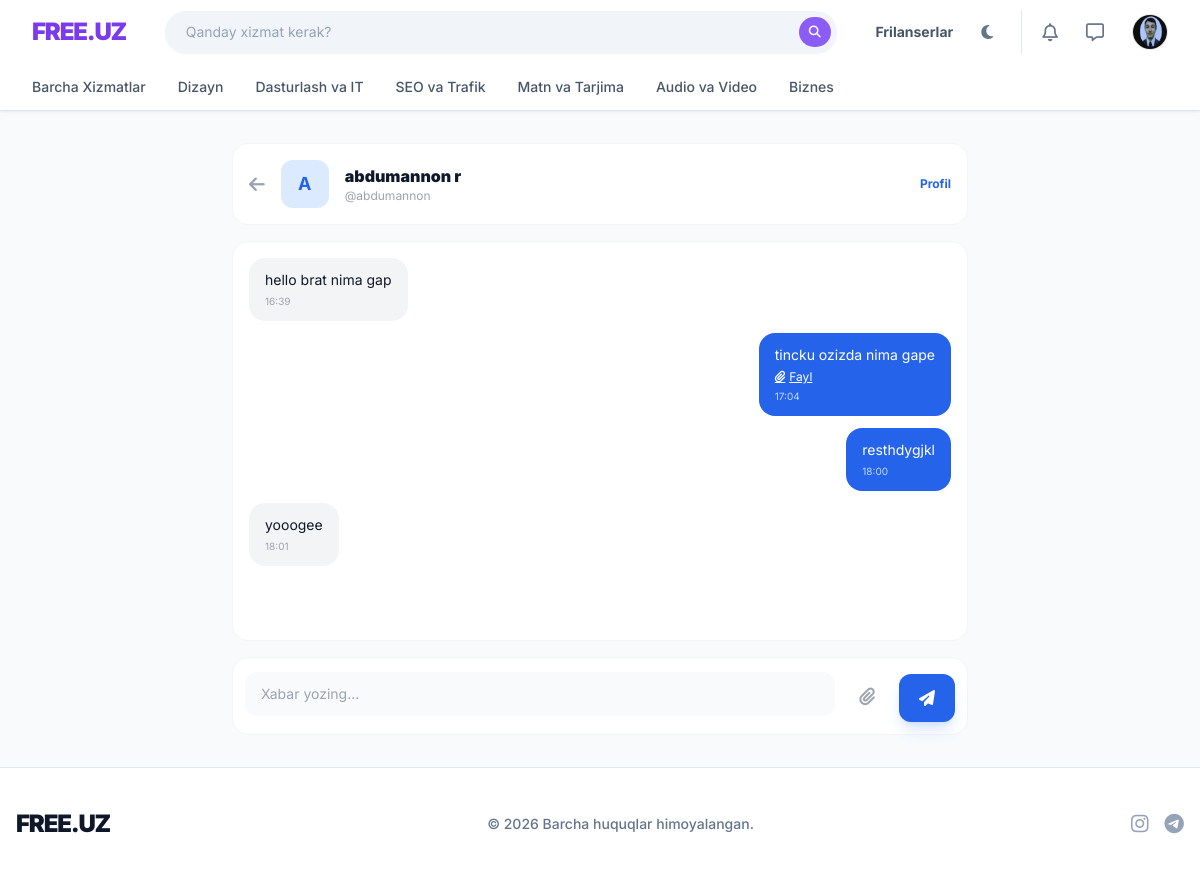
Page /chat/abdumannon/ (signed in) on the committed database.
### Client/models.py (models this page shows, shortened)
class User(AbstractUser):
    ROLE_CLIENT    = 'client'
    ROLE_DEVELOPER = 'developer'
    ROLE_ADMIN     = 'admin'
    ROLE_CHOICES   = [
        (ROLE_CLIENT,    'Mijoz'),
        (ROLE_DEVELOPER, 'Dasturchi'),
        (ROLE_ADMIN,     'Admin'),
    ]
    email         = models.EmailField(unique=True, verbose_name='Email')
    role          = models.CharField(max_length=20, choices=ROLE_CHOICES, default=ROLE_CLIENT)
    avatar        = models.ImageField(upload_to='avatars/', blank=True, null=True)
    phone         = models.CharField(max_length=20, blank=True, null=True)
    company       = models.CharField(max_length=200, blank=True, null=True)
    bio           = models.TextField(max_length=1000, blank=True, null=True)
    portfolio_url = models.URLField(blank=True, null=True)
    skills        = models.JSONField(default=list, blank=True, null=True)
    contact_public = models.BooleanField(default=True)
    is_verified   = models.BooleanField(default=False)
    is_blocked    = models.BooleanField(default=False)
    block_reason  = models.TextField(blank=True, null=True)
    created_at    = models.DateTimeField(auto_now_add=True)
    updated_at    = models.DateTimeField(auto_now=True)
    USERNAME_FIELD  = 'email'
    REQUIRED_FIELDS = ['username', 'first_name', 'last_name']
    class Meta:
        verbose_name = 'Foydalanuvchi'
        verbose_name_plural = 'Foydalanuvchilar'

class Message(models.Model):
    room       = models.ForeignKey(ChatRoom, on_delete=models.CASCADE, related_name='messages')
    sender     = models.ForeignKey(User, on_delete=models.CASCADE, related_name='sent_messages')
    text       = models.TextField(max_length=3000, blank=True, null=True)
    file       = models.FileField(upload_to='chat_files/', blank=True, null=True)
    is_read    = models.BooleanField(default=False)
    created_at = models.DateTimeField(auto_now_add=True)
    class Meta:
        verbose_name = 'Xabar'
        verbose_name_plural = 'Xabarlar'
        ordering = ['created_at']

### Client/views.py (the view, shortened to what this page needs)
# urls.py: path('chat/<str:username>/',              views.DirectChatView.as_view(),       name='direct_chat'),
class DirectChatView(View):
    def get(self, request, username):
        if not request.user.is_authenticated:
            return redirect('client:login')
        other = get_object_or_404(User, username=username)
        if request.user == other:
            return redirect('client:dashboard')
        room = ChatRoom.get_or_create_direct(request.user, other)
        msgs = room.messages.order_by('created_at')
        room.messages.filter(is_read=False).exclude(sender=request.user).update(is_read=True)
        return render(request, 'chat/chat.html', {
            'room': room, 'msgs': msgs, 'form': MessageForm(), 'other_user': other
        })

### Client/forms.py (shortened to what this page needs)
class MessageForm(forms.Form):
    text = forms.CharField(
        required=False, label='',
        widget=forms.TextInput(attrs={'class': 'form-control', 'placeholder': 'Xabar yozing...'})
    )
    file = forms.FileField(
        required=False, label='',
        widget=forms.FileInput(attrs={'class': 'form-control'})
    )

### Client/models.py (called while the page is built)
    @classmethod
    def get_or_create_direct(cls, user1, user2):
        room = cls.objects.filter(
            participant1=user1, participant2=user2
        ).first() or cls.objects.filter(
            participant1=user2, participant2=user1
        ).first()
        if not room:
            room = cls.objects.create(participant1=user1, participant2=user2)
        return room

### templates/chat/chat.html (shortened to what this page needs)
{% extends 'base.html' %}
{% block content %}
<div class="py-8 max-w-3xl mx-auto px-4">
    <div class="bg-white dark:bg-gray-800 rounded-2xl border border-gray-100 dark:border-gray-700 p-4 mb-4 flex items-center gap-4">
        <a href="{% url 'client:chat_list' %}" class="text-gray-400 hover:text-blue-600 transition">
            <i class="fa-solid fa-arrow-left text-lg"></i>
        </a>
        <div class="w-12 h-12 rounded-xl bg-blue-100 dark:bg-gray-700 flex items-center justify-center text-lg font-bold text-blue-600 overflow-hidden">
            {% if other_user.avatar %}
                <img src="{{ other_user.avatar.url }}" class="w-full h-full object-cover">
            {% else %}
                {{ other_user.username|first|upper }}
            {% endif %}
        </div>
        <div>
            <h2 class="font-black">{{ other_user.get_full_name|default:other_user.username }}</h2>
            <p class="text-xs text-gray-400">@{{ other_user.username }}</p>
        </div>
        <a href="{% url 'client:profile_detail' other_user.username %}" class="ml-auto text-xs text-blue-600 font-bold hover:underline">
            Profil
        </a>
    </div>
    <div class="bg-white dark:bg-gray-800 rounded-2xl border border-gray-100 dark:border-gray-700 p-4 mb-4 min-h-[400px] max-h-[500px] overflow-y-auto flex flex-col gap-3" id="messages-box">
        {% for msg in msgs %}
            <div class="flex {% if msg.sender == user %}justify-end{% else %}justify-start{% endif %}">
                <div class="max-w-[70%] {% if msg.sender == user %}bg-blue-600 text-white{% else %}bg-gray-100 dark:bg-gray-700 text-gray-900 dark:text-white{% endif %} rounded-2xl px-4 py-3">
                    {% if msg.text %}
                        <p class="text-sm">{{ msg.text }}</p>
                    {% endif %}
                    {% if msg.file %}
                        <a href="{{ msg.file.url }}" target="_blank" class="text-xs underline flex items-center gap-1 mt-1">
                            <i class="fa-solid fa-paperclip"></i> Fayl
                        </a>
                    {% endif %}
                    <p class="text-[10px] mt-1 {% if msg.sender == user %}text-blue-200{% else %}text-gray-400{% endif %}">
                        {{ msg.created_at|date:"H:i" }}
                    </p>
                </div>
            </div>
        {% empty %}
            <div class="flex-1 flex items-center justify-center text-gray-400 italic text-sm">
                Hali xabar yo'q. Birinchi bo'lib yozing! 👋
            </div>
        {% endfor %}
    </div>
    <form method="post" enctype="multipart/form-data" class="bg-white dark:bg-gray-800 rounded-2xl border border-gray-100 dark:border-gray-700 p-3 flex gap-3 items-end">
        <div class="flex-1">
            <textarea name="text" rows="1" placeholder="Xabar yozing..."
                class="w-full px-4 py-3 rounded-xl bg-gray-50 dark:bg-gray-900 dark:text-white border-none outline-none resize-none focus:ring-2 focus:ring-blue-500 transition text-sm"
                oninput="this.style.height='auto';this.style.height=this.scrollHeight+'px'"></textarea>
        </div>
        <label class="cursor-pointer p-3 text-gray-400 hover:text-blue-600 transition">
            <i class="fa-solid fa-paperclip text-lg"></i>
        </label>
        <button type="submit" class="bg-blue-600 hover:bg-blue-700 text-white px-5 py-3 rounded-xl font-bold transition shadow-lg shadow-blue-500/20">
            <i class="fa-solid fa-paper-plane"></i>
        </button>
    </form>
</div>
{% endblock %}

### templates/base.html (shortened to what this page needs)
{% load static %}
<!DOCTYPE html>
<html lang="uz" class="light">
<head>
    <script src="https://cdn.tailwindcss.com"></script>
    <link rel="stylesheet" href="https://cdnjs.cloudflare.com/ajax/libs/font-awesome/6.4.0/css/all.min.css">
</head>
<body class="bg-slate-50 dark:bg-darkbg text-slate-900 dark:text-slate-200 transition-colors duration-300 flex flex-col min-h-screen">
    <header class="bg-white dark:bg-darkcard border-b border-slate-200 dark:border-slate-800 sticky top-0 z-50 shadow-sm">
        <div class="max-w-7xl mx-auto px-4 sm:px-6 lg:px-8">
            <div class="flex justify-between h-16 items-center gap-4">
                <a href="/" class="text-2xl font-[900] text-primary-600 dark:text-primary-400 tracking-tighter flex-shrink-0">FREE.UZ</a>
                <div class="flex-1 max-w-2xl hidden md:block">
                    <form action="{% url 'client:service_list' %}" method="get" class="relative group">
                        <input type="text" name="q" placeholder="Qanday xizmat kerak?"
                               class="w-full bg-slate-100 dark:bg-black/50 border border-transparent dark:border-slate-700/50 text-sm rounded-full pl-5 pr-12 py-2.5 outline-none focus:border-primary-500 focus:bg-white dark:focus:bg-black transition-all shadow-sm placeholder-slate-400 dark:placeholder-slate-500">
                        <button type="submit" class="absolute right-1.5 top-1.5 bottom-1.5 w-8 flex items-center justify-center bg-primary-500 hover:bg-primary-600 text-white rounded-full transition-colors">
                            <i class="fa-solid fa-search text-xs"></i>
                        </button>
                    </form>
                </div>
                <div class="flex items-center gap-3 md:gap-5 flex-shrink-0">
                    <a href="{% url 'client:developer_list' %}" class="hidden lg:block text-slate-600 dark:text-slate-300 hover:text-primary-600 dark:hover:text-primary-400 text-sm font-bold transition-colors">Frilanserlar</a>
                    <button id="theme-toggle" class="p-2 text-slate-500 hover:bg-slate-100 dark:hover:bg-slate-800 rounded-full transition-colors">
                        <i id="theme-toggle-dark-icon" class="hidden fa-solid fa-moon"></i>
                    </button>
                    {% if user.is_authenticated %}
                        <div class="flex items-center gap-3 border-l pl-3 border-slate-200 dark:border-slate-700">
                            <a href="{% url 'client:notifications' %}" class="p-2 text-slate-500 hover:text-primary-500 relative transition-colors">
                                <i class="fa-regular fa-bell text-lg"></i>
                            </a>
                            <a href="{% url 'client:chat_list' %}" class="p-2 text-slate-500 hover:text-primary-500 relative transition-colors hidden sm:block">
                                <i class="fa-regular fa-message text-lg"></i>
                            </a>
                            <div class="relative group ml-2">
                                <a href="{% url 'client:profile_detail' user.username %}" class="flex items-center gap-2 cursor-pointer">
                                    {% if user.avatar %}
                                        <img src="{{ user.avatar.url }}" class="w-9 h-9 rounded-full object-cover border border-slate-200 dark:border-slate-700">
                                    {% else %}
                                        <div class="w-9 h-9 rounded-full bg-primary-100 dark:bg-primary-900/30 text-primary-600 dark:text-primary-400 flex items-center justify-center font-bold text-sm border border-primary-200 dark:border-primary-800">
                                            {{ user.username|first|upper }}
                                        </div>
                                    {% endif %}
                                </a>
                            </div>
                        </div>
                    {% endif %}
                </div>
            </div>
        </div>
        <div class="border-t border-slate-100 dark:border-slate-800/50 hidden md:block border-b border-transparent shadow-[0_4px_6px_-1px_rgba(0,0,0,0.02)]">
            <div class="max-w-7xl mx-auto px-4 sm:px-6 lg:px-8">
                <ul class="flex space-x-8 overflow-x-auto py-3 text-sm font-medium text-slate-600 dark:text-slate-400">
                    <li><a href="{% url 'client:service_list' %}" class="hover:text-primary-600 dark:hover:text-primary-400 whitespace-nowrap transition-colors">Barcha Xizmatlar</a></li>
                    <li><a href="{% url 'client:service_list' %}?category=dizayn" class="hover:text-primary-600 dark:hover:text-primary-400 whitespace-nowrap transition-colors">Dizayn</a></li>
                    <li><a href="{% url 'client:service_list' %}?category=dasturlash" class="hover:text-primary-600 dark:hover:text-primary-400 whitespace-nowrap transition-colors">Dasturlash va IT</a></li>
                    <li><a href="{% url 'client:service_list' %}?category=seo" class="hover:text-primary-600 dark:hover:text-primary-400 whitespace-nowrap transition-colors">SEO va Trafik</a></li>
                    <li><a href="{% url 'client:service_list' %}?category=matn" class="hover:text-primary-600 dark:hover:text-primary-400 whitespace-nowrap transition-colors">Matn va Tarjima</a></li>
                    <li><a href="{% url 'client:service_list' %}?category=audio" class="hover:text-primary-600 dark:hover:text-primary-400 whitespace-nowrap transition-colors">Audio va Video</a></li>
                    <li><a href="{% url 'client:service_list' %}?category=biznes" class="hover:text-primary-600 dark:hover:text-primary-400 whitespace-nowrap transition-colors">Biznes</a></li>
                </ul>
            </div>
        </div>
    </header>
    <main class="flex-1 max-w-7xl mx-auto w-full px-4 sm:px-6 lg:px-8">
        {% block content %}{% endblock %}
    </main>
    <footer class="bg-white dark:bg-darkcard border-t border-slate-200 dark:border-slate-800 py-10 mt-auto">
        <div class="max-w-7xl mx-auto px-4 flex flex-col md:flex-row items-center justify-between gap-4">
            <div class="text-2xl font-[900] text-slate-900 dark:text-white tracking-tighter">FREE.UZ</div>
            <p class="text-slate-500 dark:text-slate-400 text-sm font-medium">© 2026 Barcha huquqlar himoyalangan.</p>
            <div class="flex items-center gap-4 text-slate-400">
                <a href="#" class="hover:text-primary-500 transition-colors"><i class="fa-brands fa-instagram text-xl"></i></a>
                <a href="#" class="hover:text-primary-500 transition-colors"><i class="fa-brands fa-telegram text-xl"></i></a>
            </div>
        </div>
    </footer>
</body>
</html>

### templates/base.html (style rules this page uses)
body { font-family: 'Inter', sans-serif; -webkit-font-smoothing: antialiased; }

### rows in the picture
User: avatar (picture)
User: username|first "A", get_full_name "abdumannon r", username "abdumannon"
Message: text "hello brat nima gap", created_at "16:39"
Message: text "tincku ozizda nima gape", created_at "17:04"
Message: text "resthdygjkl", created_at "18:00"
Message: text "yooogee", created_at "18:01"
